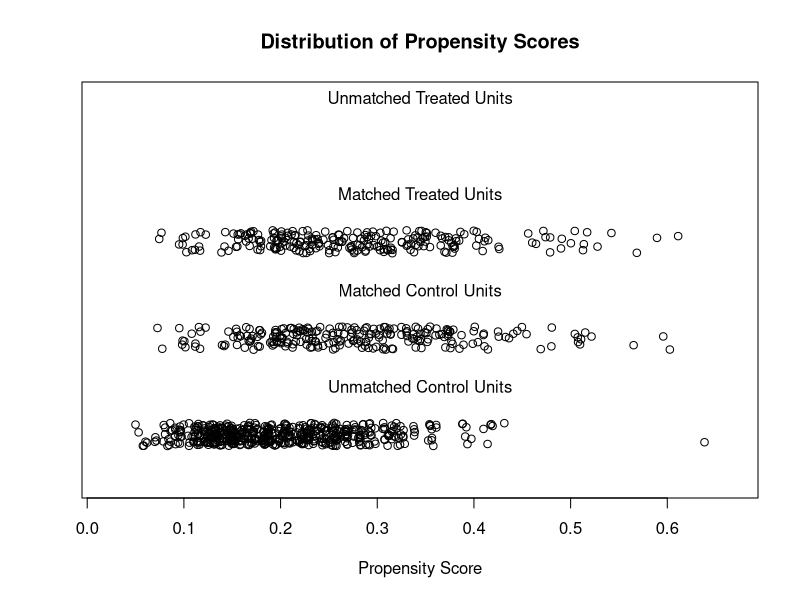
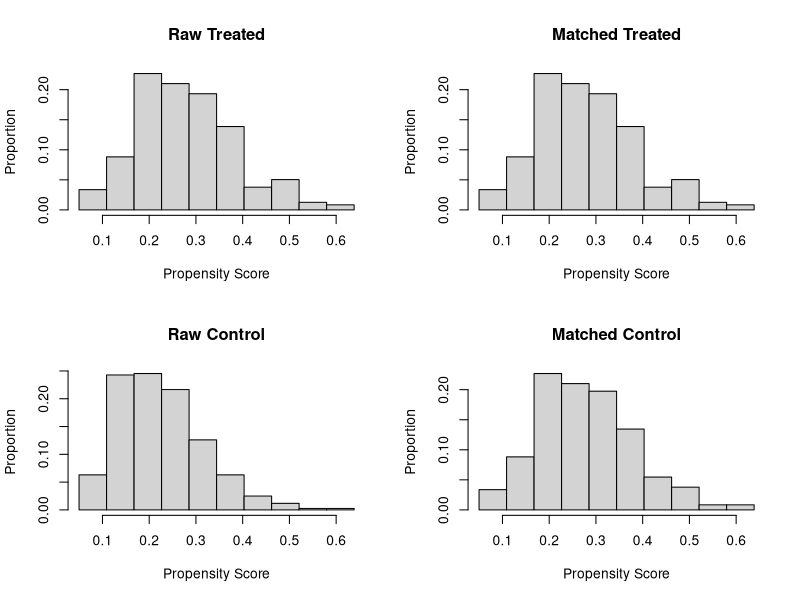

These figures' R source, in order:

library(Matching)
library(MatchIt)

################################
######### Simulate Data
################################


n <- 1000

xv <- rnorm(n,0,1)
xv2 <- rnorm(n,0,1)

epsilon <- rnorm(n,0,1)

a1 <- 1
a2 <- 2
b <- -2


u <- b + a1 * xv + a2 * xv2
p <- 1/(1+exp(-u))

random <- runif(n,0,1)

treat <- ifelse(random <= p,1,0)


model_t <- glm(treat~xv,family = binomial(link = "logit"))
pscores <- model_t$fitted.values

# outcome model linear

b1 <- -1
b2 <- 4 # treatment effect 
b3 <- 4

yv <- b1 + b2*treat + b3*xv + epsilon

################################
######### Estimation
################################

# run linear models

model1 <- lm(yv~treat+xv)
model2 <- lm(yv~treat)
summary(model1)
summary(model2)

# propensity score as a control variable
model3 <- lm(yv ~ treat + pscores)
summary(model3)

rr <- Match(Y=yv,Tr=treat,X=pscores,M=1)
summary(rr)

# Match it
dta <- data.frame(yv,treat,xv)

m.out <- matchit(treat~xv,dta)
summary(m.out)

plot(m.out,type = "jitter")
plot(m.out,type = "hist")

m.data <- match.data(m.out)

model <- lm(m.data$yv ~ m.data$treat)
summary(model)
